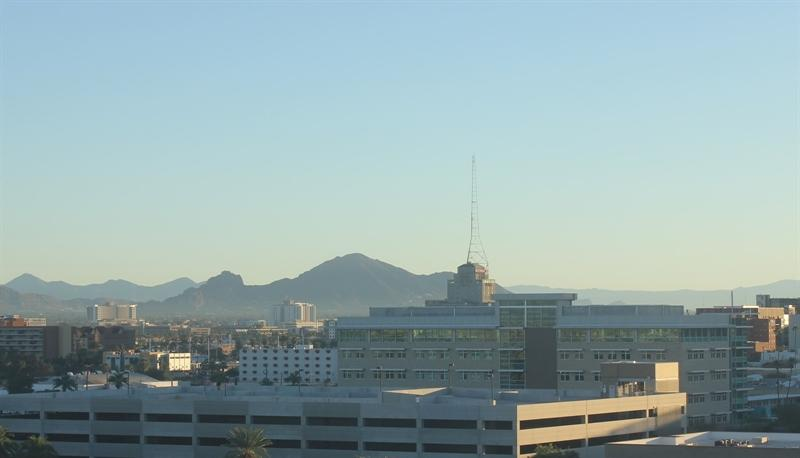
#> input picture 1.1.Image-representation/day_night_images/training/day/20151101_142050.jpg, 800 x 458 px; its folder holds only this picture in this run
$ jupyter execute 'visualizing the data.ipynb'   (shell and % lines are left out)
#> lines starting #> are read from the running program, lines starting #| are printed output that depends on the picture
### 1.1.Image-representation/helpers.py
# Helper functions

import os
import glob # library for loading images from a directory
import matplotlib.image as mpimg

import cv2


# This function loads in images and their labels and places them in a list
# The list contains all images and their associated labels
# For example, after data is loaded, im_list[0][:] will be the first image-label pair in the list
def load_dataset(image_dir):

    # Populate this empty image list
#> called with image_dir = 'day_night_images/training/'
    im_list = []
    image_types = ["day", "night"]

    # Iterate through each color folder
    for im_type in image_types:

        # Iterate through each image file in each image_type folder
        # glob reads in any image with the extension "image_dir/im_type/*"
        for file in glob.glob(os.path.join(image_dir, im_type, "*")):

            # Read in the image
            im = mpimg.imread(file)
#> im is the input picture: shape (458, 800, 3); mean R, G, B 147.2, 168.7, 170.2

            # Check if the image exists/if it's been correctly read-in
            if not im is None:
                # Append the image, and it's type (red, green, yellow) to the image list
                im_list.append((im, im_type))

    return im_list


## Standardize the input images
# Resize each image to the desired input size: 600x1100px (hxw).

## Standardize the output
# With each loaded image, we also specify the expected output.
# For this, we use binary numerical values 0/1 = night/day.


# This function should take in an RGB image and return a new, standardized version
# 600 height x 1100 width image size (px x px)
# [41 lines left out: functions standardize_input, encode, standardize, not called in this run]

### 1.1.Image-representation/visualizing the data.ipynb
## Day and night image classifier
The dataset consists of 200 RGB color images in two categories: day and night. The goal is to build a classifier that can label these images as day or night

### Import resources

[cell 1]
import cv2
import helpers

import numpy as np
import matplotlib.pyplot as plt
import matplotlib.image as mpimg

## Training and testing data

[cell 2]
img_dir_training = "day_night_images/training/"
img_dir_test = "day_night_images/test/"

## Load the datasets

[cell 3]
img_list = helpers.load_dataset(img_dir_training)
#> img_list = 2 items

## 1. Visualize the input images

[cell 4]
img_index = 0
selected_img = img_list[img_index][0]
selected_label = img_list[img_index][1]
#> selected_label = 'day'

print("Shape {} - Label {}" .format(selected_img.shape, selected_label))
#| Shape (458, 800, 3) - Label day

[cell 5]
import random
random.shuffle(img_list)

for idx, img in enumerate(img_list):
    if img_list[idx][1] == "day":
        day_img = img_list[idx][0]
        break
#> this loop made 1 pass

for idx, img in enumerate(img_list):
    if img_list[idx][1] == "night":
        night_img = img_list[idx][0]
        break
#> this loop made 2 passes

fig, (ax1, ax2) = plt.subplots(1, 2, figsize=(20, 20))

ax1.set_title("Day")
ax1.imshow(day_img)
ax2.set_title("Night")
ax2.imshow(night_img);
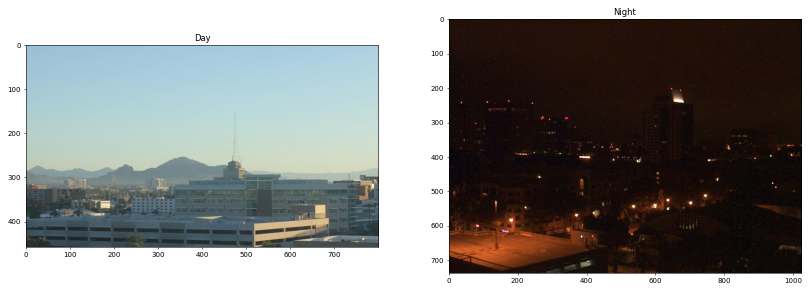
#> figure drawn by matplotlib, 2 panels
